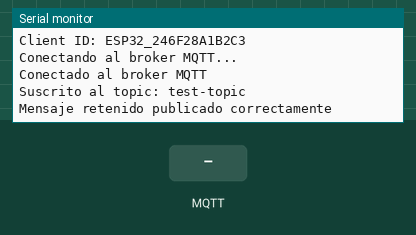
Simulated run of this program. Board: ESP32. Shown: the last lines printed to the serial monitor. The test bench sets the inputs (shaded band). WiFi joins after 1.5 s; servers stay silent unless stated; random numbers use the default seed unless the program sets one; no MQTT or app messages arrive unless stated.

Above: at 2.7 s.
2.8 s: MQTT message "1" arrives on the first subscribed topic
At 4.0 s:
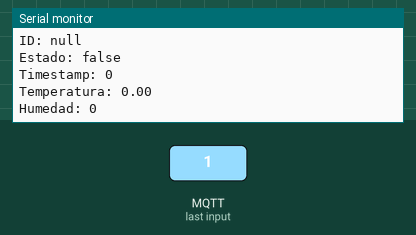
4.3 s: MQTT message "on" arrives on the first subscribed topic
At 4.9 s:
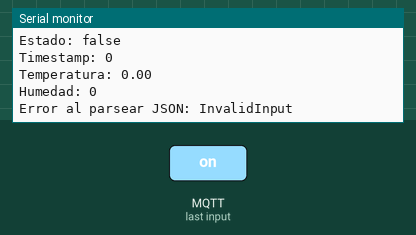

The program:

main.cpp
```cpp
#include <Arduino.h>
#include "ArduinoJson.h"
#include "OTAManager.h"
#include "PubSubClient.h"

// Objeto global para manejar OTA y WiFi
OTAManager ota;

// Credenciales de la red WiFi a la que se conectara el ESP32.
const char* ssid = "Delga1213";
const char* password = "kike4325";


// Credenciales del broker MQTT al que se conectara el ESP32.
const char* mqtt_server = "broker.emqx.io";
const int mqtt_port = 1883;

String clientId = "";
const char* topic_to_publish = "test-topic";
const char* topic_to_subscribe = "test-topic";

// String willMessage = "ESP32 " + clientId + " desconectado inesperadamente";

WiFiClient client;
PubSubClient mqttClient(client);

void connectToMQTT();
void publishMessageQoS0();
void publishMessageRetain();
void callbackMQTT(char* topic, byte* payload, unsigned int length);

void setup() {
  Serial.begin(115200);
  mqttClient.setServer(mqtt_server, mqtt_port);
  mqttClient.setCallback(callbackMQTT);
  connectToMQTT();
  publishMessageRetain();


}

void loop() {
  if (!mqttClient.connected()) {
    connectToMQTT();
  }
  // Deben ejecutarse continuamente para atender solicitudes OTA y MQTT
  // ota.handle();
  mqttClient.loop();

  static unsigned long lastPublishTime = 0;
  unsigned long currentTime = millis();
  if (currentTime - lastPublishTime >= 5000) { // Publicar cada 5 segundos
    publishMessageQoS0();
    lastPublishTime = currentTime;
  }
}


void connectToMQTT(){

  WiFi.begin(ssid, password);

  while (WiFi.status() != WL_CONNECTED) {
    delay(500);
    Serial.print(".");
  }

  Serial.println("");
  Serial.println("WiFi conectado");
  Serial.println("Dirección IP: ");
  Serial.println(WiFi.localIP());

  // Obtener MAC del ESP32 y crear un cliente único
  String mac = WiFi.macAddress();
  mac.replace(":", "");  // Eliminar los dos puntos
  clientId = "ESP32_" + mac;

  Serial.print("MAC del ESP32: ");
  Serial.println(mac);
  Serial.print("Client ID: ");
  Serial.println(clientId);

  while (!mqttClient.connected()) {
    Serial.println("Conectando al broker MQTT...");

    // Intentar conectar sin autenticación ni mensaje de última voluntad
    // if (mqttClient.connect(clientId.c_str())) {

    // Intentar conectar con mensaje de última voluntad
    String willMessage = "ESP32 " + clientId + " desconectado inesperadamente";
    if(mqttClient.connect(clientId.c_str(), NULL, NULL, topic_to_publish, 0, true, willMessage.c_str())) {


      Serial.println("Conectado al broker MQTT");


      // Suscribirse al topic
      if (mqttClient.subscribe(topic_to_subscribe)) {
        Serial.print("Suscrito al topic: ");
        Serial.println(topic_to_subscribe);
      } else {
        Serial.print("Error al suscribirse al topic: ");
        Serial.println(topic_to_subscribe);
      }
    } else {
      Serial.print("Error de conexión, rc=");
      Serial.print(mqttClient.state());
      Serial.println(" Intentando de nuevo en 5 segundos");
      delay(5000);
    }
  }
}

void publishMessageQoS0(){
JsonDocument doc;

doc["id"] = clientId;
doc["Estado"] = true;
doc["timestamp"] = millis();

JsonObject data = doc["data"].to<JsonObject>();
data["temperatura"] = random(20, 40);
data["humedad"] = random(30, 70);

  String payload;
  serializeJson(doc, payload);

  if (mqttClient.publish(topic_to_publish, payload.c_str())) {
    Serial.println("Mensaje publicado correctamente");
  } else {
    Serial.println("Error al publicar el mensaje");
  }
}

void publishMessageRetain() {
  JsonDocument doc;

  doc["tipo de mensaje"] = "retenido en setup";

  String payload;
  serializeJson(doc, payload);

  bool retain = true;

  if (mqttClient.publish(topic_to_publish, payload.c_str(), retain)) {
    Serial.println("Mensaje retenido publicado correctamente");
  } else {
    Serial.println("Error al publicar el mensaje retenido");
  }
}

void callbackMQTT(char* topic, byte* payload, unsigned int length) {
  // Serial.print("Mensaje recibido en el topic: ");
  // Serial.println(topic);

  String message;
  for (unsigned int i = 0; i < length; i++) {
    message += (char)payload[i];
  }

  if(String(topic) == topic_to_subscribe){
    // Serial.print("Mensaje recibido en el topic suscrito: ");
    // Serial.println(message);


    JsonDocument doc;
    DeserializationError error = deserializeJson(doc, message);
    if (error) {
      Serial.print("Error al parsear JSON: ");
      Serial.println(error.c_str());
      return;
    }

    String id = doc["id"];
    bool estado = doc["Estado"];
    long timestamp = doc["timestamp"];

    JsonObject data = doc["data"].as<JsonObject>();
    float temperatura = data["temperatura"];
    int humedad = data["humedad"];

    if(id != clientId){
      Serial.println("Contenido del mensaje:");

      Serial.print("ID: ");
      Serial.println(id);

      Serial.print("Estado: ");
      Serial.println(estado ? "true" : "false");

      Serial.print("Timestamp: ");
      Serial.println(timestamp);

      Serial.print("Temperatura: ");
      Serial.println(temperatura);

      Serial.print("Humedad: ");
      Serial.println(humedad);
    }
      else {
        Serial.println("Mensaje recibido desde el mismo cliente, ignorando...");
      }
  }
}
```

Measured:
- after the input at 2.8 s, the serial monitor: prints a new line at once (image 1)
- after the input at 4.3 s, the serial monitor: prints a new line at once (image 2)
